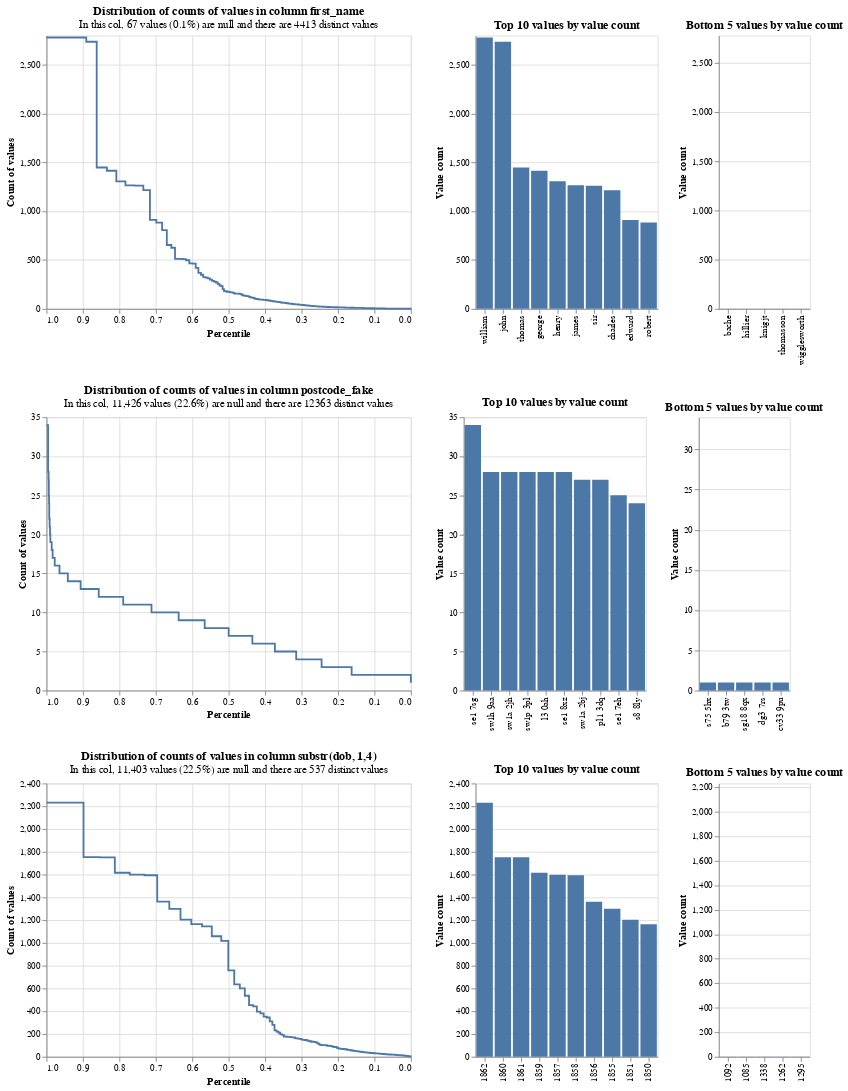

Notebook cell for this chart:
### Code cell
# Simple settings dictionary will be used for exploratory analysis
settings = {
    "link_type": "dedupe_only",
    "blocking_rules_to_generate_predictions": [
        "l.first_name = r.first_name and l.surname = r.surname",
        "l.surname = r.surname and l.dob = r.dob",
        "l.first_name = r.first_name and l.dob = r.dob",
        "l.postcode_fake = r.postcode_fake and l.first_name = r.first_name",
    ],
}
linker = DuckDBLinker(df, settings)

linker.profile_columns(
    ["first_name", "postcode_fake", "substr(dob, 1,4)"], top_n=10, bottom_n=5
)

### Figure 1 — Vega-Lite specification as saved in the notebook (floating-point values rounded to 4 significant figures; data arrays with more than 128 entries replaced by an {"elided": "..."} marker saying what was removed)
{"config": {"view": {"continuousWidth": 400, "continuousHeight": 300}}, "vconcat": [{"hconcat": [{"mark": {"type": "line", "interpolate": "step-after"}, "data": {"values": {"elided": "151 records"}}, "encoding": {"tooltip": [{"field": "value_count", "type": "quantitative"}, {"field": "percentile_ex_nulls", "type": "quantitative"}, {"field": "percentile_inc_nulls", "type": "quantitative"}, {"field": "total_non_null_rows", "type": "quantitative"}, {"field": "total_rows_inc_nulls", "type": "quantitative"}], "x": {"field": "percentile_ex_nulls", "sort": "descending", "title": "Percentile", "type": "quantitative"}, "y": {"field": "value_count", "title": "Count of values", "type": "quantitative"}}, "title": {"text": "Distribution of counts of values in column first_name", "subtitle": "In this col, 67 values (0.1%) are null and there are 4413 distinct values"}}, {"mark": "bar", "data": {"values": [{"value_count": 2780, "group_name": "first_name", "value": "william", "total_non_null_rows": 50511, "total_rows_inc_nulls": 50578, "distinct_value_count": 4413}, {"value_count": 2736, "group_name": "first_name", "value": "john", "total_non_null_rows": 50511, "total_rows_inc_nulls": 50578, "distinct_value_count": 4413}, {"value_count": 1448, "group_name": "first_name", "value": "thomas", "total_non_null_rows": 50511, "total_rows_inc_nulls": 50578, "distinct_value_count": 4413}, {"value_count": 1415, "group_name": "first_name", "value": "george", "total_non_null_rows": 50511, "total_rows_inc_nulls": 50578, "distinct_value_count": 4413}, {"value_count": 1306, "group_name": "first_name", "value": "henry", "total_non_null_rows": 50511, "total_rows_inc_nulls": 50578, "distinct_value_count": 4413}, {"value_count": 1265, "group_name": "first_name", "value": "james", "total_non_null_rows": 50511, "total_rows_inc_nulls": 50578, "distinct_value_count": 4413}, {"value_count": 1262, "group_name": "first_name", "value": "sir", "total_non_null_rows": 50511, "total_rows_inc_nulls": 50578, "distinct_value_count": 4413}, {"value_count": 1216, "group_name": "first_name", "value": "charles", "total_non_null_rows": 50511, "total_rows_inc_nulls": 50578, "distinct_value_count": 4413}, {"value_count": 911, "group_name": "first_name", "value": "edward", "total_non_null_rows": 50511, "total_rows_inc_nulls": 50578, "distinct_value_count": 4413}, {"value_count": 884, "group_name": "first_name", "value": "robert", "total_non_null_rows": 50511, "total_rows_inc_nulls": 50578, "distinct_value_count": 4413}]}, "encoding": {"tooltip": [{"field": "value", "type": "nominal"}, {"field": "value_count", "type": "quantitative"}, {"field": "total_non_null_rows", "type": "quantitative"}, {"field": "total_rows_inc_nulls", "type": "quantitative"}], "x": {"field": "value", "sort": "-y", "title": null, "type": "nominal"}, "y": {"field": "value_count", "title": "Value count", "type": "quantitative"}}, "title": "Top 10 values by value count"}, {"mark": "bar", "data": {"values": [{"value_count": 1, "group_name": "first_name", "value": "bache", "total_non_null_rows": 50511, "total_rows_inc_nulls": 50578, "distinct_value_count": 4413}, {"value_count": 1, "group_name": "first_name", "value": "hillier", "total_non_null_rows": 50511, "total_rows_inc_nulls": 50578, "distinct_value_count": 4413}, {"value_count": 1, "group_name": "first_name", "value": "knigjt", "total_non_null_rows": 50511, "total_rows_inc_nulls": 50578, "distinct_value_count": 4413}, {"value_count": 1, "group_name": "first_name", "value": "thomasson", "total_non_null_rows": 50511, "total_rows_inc_nulls": 50578, "distinct_value_count": 4413}, {"value_count": 1, "group_name": "first_name", "value": "wigglesworth", "total_non_null_rows": 50511, "total_rows_inc_nulls": 50578, "distinct_value_count": 4413}]}, "encoding": {"tooltip": [{"field": "value", "type": "nominal"}, {"field": "value_count", "type": "quantitative"}, {"field": "total_non_null_rows", "type": "quantitative"}, {"field": "total_rows_inc_nulls", "type": "quantitative"}], "x": {"field": "value", "sort": "-y", "title": null, "type": "nominal"}, "y": {"field": "value_count", "scale": {"domain": [0, 2780]}, "title": "Value count", "type": "quantitative"}}, "title": "Bottom 5 values by value count"}]}, {"hconcat": [{"mark": {"type": "line", "interpolate": "step-after"}, "data": {"values": [{"percentile_ex_nulls": 0.9991, "percentile_inc_nulls": 0.9993, "value_count": 34, "group_name": "postcode_fake", "total_non_null_rows": 39152, "total_rows_inc_nulls": 50578, "sum_tokens_in_value_count_group": 34.0, "distinct_value_count": 12363}, {"percentile_ex_nulls": 0.9956, "percentile_inc_nulls": 0.9966, "value_count": 28, "group_name": "postcode_fake", "total_non_null_rows": 39152, "total_rows_inc_nulls": 50578, "sum_tokens_in_value_count_group": 140.0, "distinct_value_count": 12363}, {"percentile_ex_nulls": 0.9942, "percentile_inc_nulls": 0.9955, "value_count": 27, "group_name": "postcode_fake", "total_non_null_rows": 39152, "total_rows_inc_nulls": 50578, "sum_tokens_in_value_count_group": 54.0, "distinct_value_count": 12363}, {"percentile_ex_nulls": 0.9935, "percentile_inc_nulls": 0.995, "value_count": 25, "group_name": "postcode_fake", "total_non_null_rows": 39152, "total_rows_inc_nulls": 50578, "sum_tokens_in_value_count_group": 25.0, "distinct_value_count": 12363}, {"percentile_ex_nulls": 0.9929, "percentile_inc_nulls": 0.9945, "value_count": 24, "group_name": "postcode_fake", "total_non_null_rows": 39152, "total_rows_inc_nulls": 50578, "sum_tokens_in_value_count_group": 24.0, "distinct_value_count": 12363}, {"percentile_ex_nulls": 0.9924, "percentile_inc_nulls": 0.9941, "value_count": 22, "group_name": "postcode_fake", "total_non_null_rows": 39152, "total_rows_inc_nulls": 50578, "sum_tokens_in_value_count_group": 22.0, "distinct_value_count": 12363}, {"percentile_ex_nulls": 0.9913, "percentile_inc_nulls": 0.9933, "value_count": 21, "group_name": "postcode_fake", "total_non_null_rows": 39152, "total_rows_inc_nulls": 50578, "sum_tokens_in_value_count_group": 42.0, "distinct_value_count": 12363}, {"percentile_ex_nulls": 0.9903, "percentile_inc_nulls": 0.9925, "value_count": 20, "group_name": "postcode_fake", "total_non_null_rows": 39152, "total_rows_inc_nulls": 50578, "sum_tokens_in_value_count_group": 40.0, "distinct_value_count": 12363}, {"percentile_ex_nulls": 0.9893, "percentile_inc_nulls": 0.9917, "value_count": 19, "group_name": "postcode_fake", "total_non_null_rows": 39152, "total_rows_inc_nulls": 50578, "sum_tokens_in_value_count_group": 38.0, "distinct_value_count": 12363}, {"percentile_ex_nulls": 0.9856, "percentile_inc_nulls": 0.9889, "value_count": 18, "group_name": "postcode_fake", "total_non_null_rows": 39152, "total_rows_inc_nulls": 50578, "sum_tokens_in_value_count_group": 144.0, "distinct_value_count": 12363}, {"percentile_ex_nulls": 0.983, "percentile_inc_nulls": 0.9869, "value_count": 17, "group_name": "postcode_fake", "total_non_null_rows": 39152, "total_rows_inc_nulls": 50578, "sum_tokens_in_value_count_group": 102.0, "distinct_value_count": 12363}, {"percentile_ex_nulls": 0.9773, "percentile_inc_nulls": 0.9824, "value_count": 16, "group_name": "postcode_fake", "total_non_null_rows": 39152, "total_rows_inc_nulls": 50578, "sum_tokens_in_value_count_group": 224.0, "distinct_value_count": 12363}, {"percentile_ex_nulls": 0.9643, "percentile_inc_nulls": 0.9723, "value_count": 15, "group_name": "postcode_fake", "total_non_null_rows": 39152, "total_rows_inc_nulls": 50578, "sum_tokens_in_value_count_group": 510.0, "distinct_value_count": 12363}, {"percentile_ex_nulls": 0.9414, "percentile_inc_nulls": 0.9546, "value_count": 14, "group_name": "postcode_fake", "total_non_null_rows": 39152, "total_rows_inc_nulls": 50578, "sum_tokens_in_value_count_group": 896.0, "distinct_value_count": 12363}, {"percentile_ex_nulls": 0.9062, "percentile_inc_nulls": 0.9274, "value_count": 13, "group_name": "postcode_fake", "total_non_null_rows": 39152, "total_rows_inc_nulls": 50578, "sum_tokens_in_value_count_group": 1378.0, "distinct_value_count": 12363}, {"percentile_ex_nulls": 0.8565, "percentile_inc_nulls": 0.8889, "value_count": 12, "group_name": "postcode_fake", "total_non_null_rows": 39152, "total_rows_inc_nulls": 50578, "sum_tokens_in_value_count_group": 1944.0, "distinct_value_count": 12363}, {"percentile_ex_nulls": 0.7894, "percentile_inc_nulls": 0.837, "value_count": 11, "group_name": "postcode_fake", "total_non_null_rows": 39152, "total_rows_inc_nulls": 50578, "sum_tokens_in_value_count_group": 2629.0, "distinct_value_count": 12363}, {"percentile_ex_nulls": 0.7117, "percentile_inc_nulls": 0.7769, "value_count": 10, "group_name": "postcode_fake", "total_non_null_rows": 39152, "total_rows_inc_nulls": 50578, "sum_tokens_in_value_count_group": 3040.0, "distinct_value_count": 12363}, {"percentile_ex_nulls": 0.6373, "percentile_inc_nulls": 0.7192, "value_count": 9, "group_name": "postcode_fake", "total_non_null_rows": 39152, "total_rows_inc_nulls": 50578, "sum_tokens_in_value_count_group": 2916.0, "distinct_value_count": 12363}, {"percentile_ex_nulls": 0.5657, "percentile_inc_nulls": 0.6638, "value_count": 8, "group_name": "postcode_fake", "total_non_null_rows": 39152, "total_rows_inc_nulls": 50578, "sum_tokens_in_value_count_group": 2800.0, "distinct_value_count": 12363}, {"percentile_ex_nulls": 0.4999, "percentile_inc_nulls": 0.6129, "value_count": 7, "group_name": "postcode_fake", "total_non_null_rows": 39152, "total_rows_inc_nulls": 50578, "sum_tokens_in_value_count_group": 2576.0, "distinct_value_count": 12363}, {"percentile_ex_nulls": 0.435, "percentile_inc_nulls": 0.5626, "value_count": 6, "group_name": "postcode_fake", "total_non_null_rows": 39152, "total_rows_inc_nulls": 50578, "sum_tokens_in_value_count_group": 2544.0, "distinct_value_count": 12363}, {"percentile_ex_nulls": 0.3732, "percentile_inc_nulls": 0.5148, "value_count": 5, "group_name": "postcode_fake", "total_non_null_rows": 39152, "total_rows_inc_nulls": 50578, "sum_tokens_in_value_count_group": 2420.0, "distinct_value_count": 12363}, {"percentile_ex_nulls": 0.3146, "percentile_inc_nulls": 0.4695, "value_count": 4, "group_name": "postcode_fake", "total_non_null_rows": 39152, "total_rows_inc_nulls": 50578, "sum_tokens_in_value_count_group": 2292.0, "distinct_value_count": 12363}, {"percentile_ex_nulls": 0.245, "percentile_inc_nulls": 0.4155, "value_count": 3, "group_name": "postcode_fake", "total_non_null_rows": 39152, "total_rows_inc_nulls": 50578, "sum_tokens_in_value_count_group": 2727.0, "distinct_value_count": 12363}, {"percentile_ex_nulls": 0.1625, "percentile_inc_nulls": 0.3517, "value_count": 2, "group_name": "postcode_fake", "total_non_null_rows": 39152, "total_rows_inc_nulls": 50578, "sum_tokens_in_value_count_group": 3228.0, "distinct_value_count": 12363}, {"percentile_ex_nulls": 0.0, "percentile_inc_nulls": 0.2259, "value_count": 1, "group_name": "postcode_fake", "total_non_null_rows": 39152, "total_rows_inc_nulls": 50578, "sum_tokens_in_value_count_group": 6363.0, "distinct_value_count": 12363}, {"percentile_ex_nulls": 1.0, "percentile_inc_nulls": 1.0, "value_count": 34, "group_name": "postcode_fake", "total_non_null_rows": 39152, "total_rows_inc_nulls": 50578, "sum_tokens_in_value_count_group": 34.0, "distinct_value_count": 12363}]}, "encoding": {"tooltip": [{"field": "value_count", "type": "quantitative"}, {"field": "percentile_ex_nulls", "type": "quantitative"}, {"field": "percentile_inc_nulls", "type": "quantitative"}, {"field": "total_non_null_rows", "type": "quantitative"}, {"field": "total_rows_inc_nulls", "type": "quantitative"}], "x": {"field": "percentile_ex_nulls", "sort": "descending", "title": "Percentile", "type": "quantitative"}, "y": {"field": "value_count", "title": "Count of values", "type": "quantitative"}}, "title": {"text": "Distribution of counts of values in column postcode_fake", "subtitle": "In this col, 11,426 values (22.6%) are null and there are 12363 distinct values"}}, {"mark": "bar", "data": {"values": [{"value_count": 34, "group_name": "postcode_fake", "value": "se1 7sg", "total_non_null_rows": 39152, "total_rows_inc_nulls": 50578, "distinct_value_count": 12363}, {"value_count": 28, "group_name": "postcode_fake", "value": "sw1h 9aa", "total_non_null_rows": 39152, "total_rows_inc_nulls": 50578, "distinct_value_count": 12363}, {"value_count": 28, "group_name": "postcode_fake", "value": "sw1a 2jh", "total_non_null_rows": 39152, "total_rows_inc_nulls": 50578, "distinct_value_count": 12363}, {"value_count": 28, "group_name": "postcode_fake", "value": "sw1p 3pl", "total_non_null_rows": 39152, "total_rows_inc_nulls": 50578, "distinct_value_count": 12363}, {"value_count": 28, "group_name": "postcode_fake", "value": "l3 0ah", "total_non_null_rows": 39152, "total_rows_inc_nulls": 50578, "distinct_value_count": 12363}, {"value_count": 28, "group_name": "postcode_fake", "value": "se1 8xz", "total_non_null_rows": 39152, "total_rows_inc_nulls": 50578, "distinct_value_count": 12363}, {"value_count": 27, "group_name": "postcode_fake", "value": "sw1a 2bj", "total_non_null_rows": 39152, "total_rows_inc_nulls": 50578, "distinct_value_count": 12363}, {"value_count": 27, "group_name": "postcode_fake", "value": "pl1 3dq", "total_non_null_rows": 39152, "total_rows_inc_nulls": 50578, "distinct_value_count": 12363}, {"value_count": 25, "group_name": "postcode_fake", "value": "se1 7eh", "total_non_null_rows": 39152, "total_rows_inc_nulls": 50578, "distinct_value_count": 12363}, {"value_count": 24, "group_name": "postcode_fake", "value": "s8 8ly", "total_non_null_rows": 39152, "total_rows_inc_nulls": 50578, "distinct_value_count": 12363}]}, "encoding": {"tooltip": [{"field": "value", "type": "nominal"}, {"field": "value_count", "type": "quantitative"}, {"field": "total_non_null_rows", "type": "quantitative"}, {"field": "total_rows_inc_nulls", "type": "quantitative"}], "x": {"field": "value", "sort": "-y", "title": null, "type": "nominal"}, "y": {"field": "value_count", "title": "Value count", "type": "quantitative"}}, "title": "Top 10 values by value count"}, {"mark": "bar", "data": {"values": [{"value_count": 1, "group_name": "postcode_fake", "value": "s75 5hx", "total_non_null_rows": 39152, "total_rows_inc_nulls": 50578, "distinct_value_count": 12363}, {"value_count": 1, "group_name": "postcode_fake", "value": "b79 3tw", "total_non_null_rows": 39152, "total_rows_inc_nulls": 50578, "distinct_value_count": 12363}, {"value_count": 1, "group_name": "postcode_fake", "value": "sg18 8qx", "total_non_null_rows": 39152, "total_rows_inc_nulls": 50578, "distinct_value_count": 12363}, {"value_count": 1, "group_name": "postcode_fake", "value": "dg3 7rs", "total_non_null_rows": 39152, "total_rows_inc_nulls": 50578, "distinct_value_count": 12363}, {"value_count": 1, "group_name": "postcode_fake", "value": "cv33 9pu", "total_non_null_rows": 39152, "total_rows_inc_nulls": 50578, "distinct_value_count": 12363}]}, "encoding": {"tooltip": [{"field": "value", "type": "nominal"}, {"field": "value_count", "type": "quantitative"}, {"field": "total_non_null_rows", "type": "quantitative"}, {"field": "total_rows_inc_nulls", "type": "quantitative"}], "x": {"field": "value", "sort": "-y", "title": null, "type": "nominal"}, "y": {"field": "value_count", "scale": {"domain": [0, 34]}, "title": "Value count", "type": "quantitative"}}, "title": "Bottom 5 values by value count"}]}, {"hconcat": [{"mark": {"type": "line", "interpolate": "step-after"}, "data": {"values": {"elided": "139 records"}}, "encoding": {"tooltip": [{"field": "value_count", "type": "quantitative"}, {"field": "percentile_ex_nulls", "type": "quantitative"}, {"field": "percentile_inc_nulls", "type": "quantitative"}, {"field": "total_non_null_rows", "type": "quantitative"}, {"field": "total_rows_inc_nulls", "type": "quantitative"}], "x": {"field": "percentile_ex_nulls", "sort": "descending", "title": "Percentile", "type": "quantitative"}, "y": {"field": "value_count", "title": "Count of values", "type": "quantitative"}}, "title": {"text": "Distribution of counts of values in column substr(dob, 1,4)", "subtitle": "In this col, 11,403 values (22.5%) are null and there are 537 distinct values"}}, {"mark": "bar", "data": {"values": [{"value_count": 2231, "group_name": "substr_dob_1_4_", "value": "1862", "total_non_null_rows": 39175, "total_rows_inc_nulls": 50578, "distinct_value_count": 537}, {"value_count": 1753, "group_name": "substr_dob_1_4_", "value": "1860", "total_non_null_rows": 39175, "total_rows_inc_nulls": 50578, "distinct_value_count": 537}, {"value_count": 1751, "group_name": "substr_dob_1_4_", "value": "1861", "total_non_null_rows": 39175, "total_rows_inc_nulls": 50578, "distinct_value_count": 537}, {"value_count": 1616, "group_name": "substr_dob_1_4_", "value": "1859", "total_non_null_rows": 39175, "total_rows_inc_nulls": 50578, "distinct_value_count": 537}, {"value_count": 1599, "group_name": "substr_dob_1_4_", "value": "1857", "total_non_null_rows": 39175, "total_rows_inc_nulls": 50578, "distinct_value_count": 537}, {"value_count": 1594, "group_name": "substr_dob_1_4_", "value": "1858", "total_non_null_rows": 39175, "total_rows_inc_nulls": 50578, "distinct_value_count": 537}, {"value_count": 1362, "group_name": "substr_dob_1_4_", "value": "1856", "total_non_null_rows": 39175, "total_rows_inc_nulls": 50578, "distinct_value_count": 537}, {"value_count": 1299, "group_name": "substr_dob_1_4_", "value": "1855", "total_non_null_rows": 39175, "total_rows_inc_nulls": 50578, "distinct_value_count": 537}, {"value_count": 1204, "group_name": "substr_dob_1_4_", "value": "1851", "total_non_null_rows": 39175, "total_rows_inc_nulls": 50578, "distinct_value_count": 537}, {"value_count": 1164, "group_name": "substr_dob_1_4_", "value": "1850", "total_non_null_rows": 39175, "total_rows_inc_nulls": 50578, "distinct_value_count": 537}]}, "encoding": {"tooltip": [{"field": "value", "type": "nominal"}, {"field": "value_count", "type": "quantitative"}, {"field": "total_non_null_rows", "type": "quantitative"}, {"field": "total_rows_inc_nulls", "type": "quantitative"}], "x": {"field": "value", "sort": "-y", "title": null, "type": "nominal"}, "y": {"field": "value_count", "title": "Value count", "type": "quantitative"}}, "title": "Top 10 values by value count"}, {"mark": "bar", "data": {"values": [{"value_count": 1, "group_name": "substr_dob_1_4_", "value": "1092", "total_non_null_rows": 39175, "total_rows_inc_nulls": 50578, "distinct_value_count": 537}, {"value_count": 1, "group_name": "substr_dob_1_4_", "value": "1085", "total_non_null_rows": 39175, "total_rows_inc_nulls": 50578, "distinct_value_count": 537}, {"value_count": 1, "group_name": "substr_dob_1_4_", "value": "1338", "total_non_null_rows": 39175, "total_rows_inc_nulls": 50578, "distinct_value_count": 537}, {"value_count": 1, "group_name": "substr_dob_1_4_", "value": "1262", "total_non_null_rows": 39175, "total_rows_inc_nulls": 50578, "distinct_value_count": 537}, {"value_count": 1, "group_name": "substr_dob_1_4_", "value": "1295", "total_non_null_rows": 39175, "total_rows_inc_nulls": 50578, "distinct_value_count": 537}]}, "encoding": {"tooltip": [{"field": "value", "type": "nominal"}, {"field": "value_count", "type": "quantitative"}, {"field": "total_non_null_rows", "type": "quantitative"}, {"field": "total_rows_inc_nulls", "type": "quantitative"}], "x": {"field": "value", "sort": "-y", "title": null, "type": "nominal"}, "y": {"field": "value_count", "scale": {"domain": [0, 2231]}, "title": "Value count", "type": "quantitative"}}, "title": "Bottom 5 values by value count"}]}], "$schema": "https://vega.github.io/schema/vega-lite/v5.9.3.json"}
